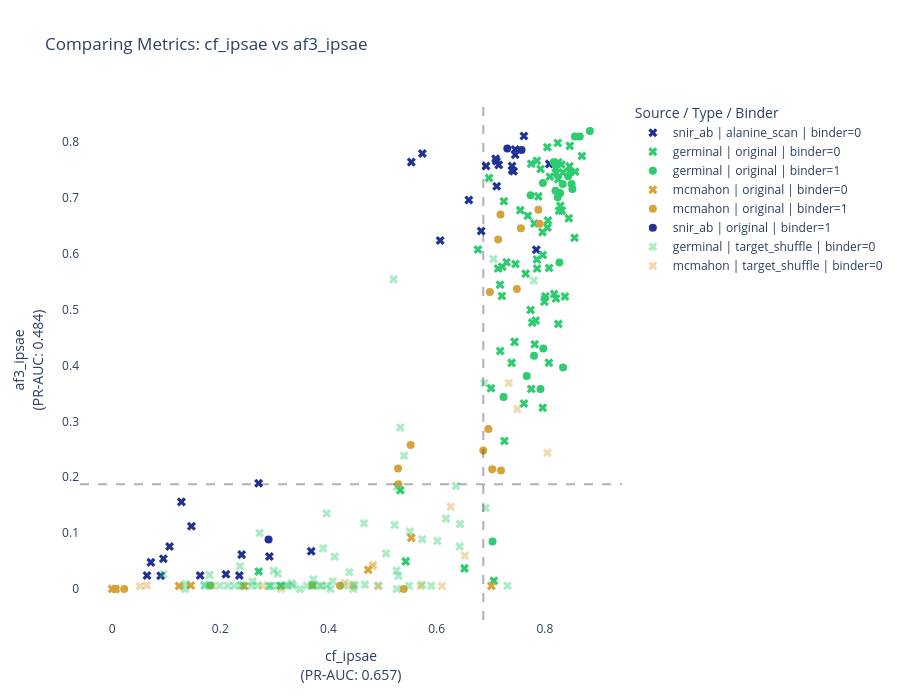

Notebook code for this chart:
### Code cell
import plotly.graph_objects as go


top_20 = stats_df.sort_values(by='pr_auc_mean', ascending=False).head(20)

m1_info, m2_info = top_20.iloc[0], top_20.iloc[9]

m1, t1, d1 = m1_info['metric'], m1_info['opt_threshold_mean'], m1_info['direction_mean']
m2, t2, d2 = m2_info['metric'], m2_info['opt_threshold_mean'], m2_info['direction_mean']

plot_df = (
    scores_df
    .groupby(['source', 'sample', 'type', 'binder'])[[m1, m2]]
    .agg(['mean', 'std'])
    .reset_index()
)

plot_df.columns = [
    f"{c[0]}_{c[1]}" if c[1] else c[0]
    for c in plot_df.columns
]


colors_map = {
    'germinal': "#2ecc71",
    'mcmahon': "#d6a439",
    'snir_ab': "#1f3397"
}

marker_map = {
    0: 'x',
    1: 'circle'
}



alpha_map = {
    "target_shuffle": 0.4,
    "original": 1.0,
    "alanine_scan": 1.0
}

# figure setup

fig = go.Figure()

# loop by type so opacity is consistent
for t, type_df in plot_df.groupby("type"):

    opacity = alpha_map.get(t, 1.0)

    # then split by source + binder
    for (source, binder), subdf in type_df.groupby(["source", "binder"]):

        fig.add_trace(
            go.Scatter(
                x=subdf[f"{m1}_mean"],
                y=subdf[f"{m2}_mean"],

                mode='markers',
                
                marker=dict(
                    color=colors_map[source],
                    symbol=marker_map[binder],
                    size=8,
                    opacity=opacity,
                    line=dict(width=0)
                ),

                name=f"{source} | {t} | binder={binder}",

                text=subdf["sample"],

                hovertemplate=(
                    "<b>%{text}</b><br>"
                    f"{m1}: %{{x:.3f}}<br>"
                    f"{m2}: %{{y:.3f}}<br>"
                    f"source: {source}<br>"
                    f"type: {t}<br>"
                    f"binder: {binder}<br>"
                    "<extra></extra>"
                ),

                showlegend=True
            )
        )


# Threshold lines
fig.add_vline(
    x=t1,
    line_dash="dash",
    line_color="black",
    opacity=0.3
)

fig.add_hline(
    y=t2,
    line_dash="dash",
    line_color="black",
    opacity=0.3
)


# Layout
fig.update_layout(
    width=900,
    height=700,
    plot_bgcolor='white',
    title=f"Comparing Metrics: {m1} vs {m2}",
    xaxis_title=f"{m1}<br>(PR-AUC: {m1_info['pr_auc_mean']:.3f})",
    yaxis_title=f"{m2}<br>(PR-AUC: {m2_info['pr_auc_mean']:.3f})",
    legend_title="Source / Type / Binder"
)

fig.show()

### Figure 1 — Plotly figure (JSON) as saved in the notebook; plotly's stock layout.template omitted (floating-point values rounded to 4 significant figures)
{"data": [{"hovertemplate": "<b>%{text}</b><br>cf_ipsae: %{x:.3f}<br>af3_ipsae: %{y:.3f}<br>source: snir_ab<br>type: alanine_scan<br>binder: 0<br><extra></extra>", "marker": {"color": "#1f3397", "line": {"width": 0}, "opacity": 1, "size": 8, "symbol": "x"}, "mode": "markers", "name": "snir_ab | alanine_scan | binder=0", "showlegend": true, "text": ["5ifj_abc_cut_A_D111A", "5ifj_abc_cut_A_K110A", "5ifj_abc_cut_A_S64A", "5ifj_abc_cut_A_W52A", "5ifj_abc_cut_A_Y66A", "5ifj_abc_cut_B_L116A", "5ifj_abc_cut_B_V38A", "5ifj_abc_cut_B_W107A", "5ifj_abc_cut_B_Y37A", "5ifj_abc_cut_all_A", "5ig7_abc_cut_A_K110A", "5ig7_abc_cut_A_W52A", "5ig7_abc_cut_A_Y66A", "5ig7_abc_cut_B_G114A", "5ig7_abc_cut_B_L116A", "5ig7_abc_cut_B_V38A", "5ig7_abc_cut_B_W107A", "5ig7_abc_cut_B_Y37A", "5ig7_abc_cut_all_A", "5ijk_acx_cut_A_I112A", "5ijk_acx_cut_A_I114A", "5ijk_acx_cut_A_K57A", "5ijk_acx_cut_A_R55A", "5ijk_acx_cut_A_T113A", "5ijk_acx_cut_B_K36A", "5ijk_acx_cut_B_T113A", "5ijk_acx_cut_B_W56A", "5ijk_acx_cut_B_Y107A", "5ijk_acx_cut_B_Y108A", "5ijk_acx_cut_B_Y31A", "5ijk_acx_cut_B_Y38A", "5ijk_acx_cut_all_A"], "type": "scatter", "x": [0.7105, 0.7089, 0.5735, 0.6594, 0.5531, 0.7421, 0.7147, 0.6065, 0.6823, 0.2708, 0.6913, 0.7393, 0.7451, 0.7612, 0.7393, 0.7451, 0.1281, 0.7109, 0.2395, 0.1467, 0.06449, 0.0897, 0.1627, 0.8082, 0.3681, 0.1062, 0.7841, 0.2104, 0.2352, 0.09478, 0.07162, 0.2907], "y": [0.7653, 0.7696, 0.779, 0.6959, 0.7637, 0.7474, 0.7588, 0.6237, 0.6406, 0.1893, 0.7568, 0.7491, 0.7863, 0.8104, 0.7569, 0.777, 0.1559, 0.7204, 0.0615, 0.1122, 0.02419, 0.02378, 0.02424, 0.7606, 0.06742, 0.0759, 0.607, 0.02628, 0.02417, 0.05413, 0.04763, 0.05825]}, {"hovertemplate": "<b>%{text}</b><br>cf_ipsae: %{x:.3f}<br>af3_ipsae: %{y:.3f}<br>source: germinal<br>type: original<br>binder: 0<br><extra></extra>", "marker": {"color": "#2ecc71", "line": {"width": 0}, "opacity": 1, "size": 8, "symbol": "x"}, "mode": "markers", "name": "germinal | original | binder=0", "showlegend": true, "text": ["nb_s105046_mpnn_2_IL3", "nb_s105306_mpnn_3_BHRF", "nb_s133952_mpnn_4_IL3", "nb_s140867_mpnn_3_IL3", "nb_s148672_mpnn_1_IL20", "nb_s149825_mpnn_4_PDL1", "nb_s1683_mpnn_1_PDL1", "nb_s175477_mpnn_4_BHRF", "nb_s191527_mpnn_5_PDL1", "nb_s216967_mpnn_4_PDL1", "nb_s233025_mpnn_1_IL3", "nb_s255632_mpnn_3_PDL1", "nb_s283003_mpnn_3_IL3", "nb_s286378_mpnn_1_PDL1", "nb_s296830_mpnn_3_IL20", "nb_s299548_mpnn_5_IL20", "nb_s302651_mpnn_3_PDL1", "nb_s319551_mpnn_2_PDL1", "nb_s353537_mpnn_1_BHRF", "nb_s378562_mpnn_3_PDL1", "nb_s38254_mpnn_5_PDL1", "nb_s390940_mpnn_4_IL20", "nb_s417721_mpnn_3_BHRF", "nb_s434952_mpnn_1_IL20", "nb_s459933_mpnn_3_IL3", "nb_s461534_mpnn_4_PDL1", "nb_s467069_mpnn_5_PDL1", "nb_s473012_mpnn_5_IL20", "nb_s481672_mpnn_4_PDL1", "nb_s483532_mpnn_3_IL3", "nb_s494235_mpnn_5_PDL1", "nb_s499859_mpnn_4_PDL1", "nb_s52054_mpnn_3_PDL1", "nb_s53820_mpnn_1_PDL1", "nb_s541171_mpnn_1_IL3", "nb_s55152_mpnn_1_BHRF", "nb_s566504_mpnn_5_IL20", "nb_s607831_mpnn_3_IL20", "nb_s614599_mpnn_3_IL3", "nb_s64546_mpnn_1_IL20", "nb_s648756_mpnn_3_BHRF", "nb_s652766_mpnn_5_IL3", "nb_s664067_mpnn_1_BHRF", "nb_s68363_mpnn_1_PDL1", "nb_s731008_mpnn_1_PDL1", "nb_s731008_mpnn_2_PDL1", "nb_s745346_mpnn_4_PDL1", "nb_s752383_mpnn_5_IL20", "nb_s78562_mpnn_2_PDL1", "nb_s80543_mpnn_1_BHRF", "nb_s80903_mpnn_4_PDL1", "nb_s829439_mpnn_1_PDL1", "nb_s834944_mpnn_4_PDL1", "nb_s849285_mpnn_4_BHRF", "nb_s850749_mpnn_1_PDL1", "nb_s854077_mpnn_2_PDL1", "nb_s870186_mpnn_1_PDL1", "nb_s883690_mpnn_4_PDL1", "nb_s887286_mpnn_4_PDL1", "nb_s892360_mpnn_4_PDL1", "nb_s893078_mpnn_5_PDL1", "nb_s895571_mpnn_3_PDL1", "nb_s913468_mpnn_5_IL20", "nb_s916275_mpnn_1_PDL1", "nb_s919455_mpnn_4_PDL1", "nb_s949322_mpnn_2_BHRF", "nb_s949322_mpnn_4_BHRF"], "type": "scatter", "x": [0.8199, 0.6513, 0.7544, 0.7745, 0.8046, 0.8304, 0.7736, 0.8048, 0.7856, 0.7961, 0.5328, 0.796, 0.7242, 0.8074, 0.8684, 0.8461, 0.7813, 0.7748, 0.3119, 0.2709, 0.744, 0.8455, 0.826, 0.7171, 0.7956, 0.7252, 0.7385, 0.7852, 0.8205, 0.8237, 0.8171, 0.7612, 0.7004, 0.7291, 0.6967, 0.7056, 0.8315, 0.8245, 0.7807, 0.7685, 0.5427, 0.788, 0.8442, 0.799, 0.7136, 0.7213, 0.7456, 0.792, 0.8247, 0.7206, 0.8336, 0.8091, 0.8078, 0.8208, 0.7174, 0.7767, 0.8286, 0.7644, 0.783, 0.837, 0.8056, 0.8009, 0.6762, 0.8246, 0.7853, 0.8559, 0.8548], "y": [0.7532, 0.03691, 0.6778, 0.761, 0.7903, 0.7596, 0.499, 0.6469, 0.5733, 0.5974, 0.1766, 0.3244, 0.6939, 0.405, 0.7748, 0.7928, 0.4379, 0.3578, 0.005617, 0.03126, 0.4421, 0.7562, 0.6766, 0.5443, 0.6385, 0.2647, 0.4046, 0.7662, 0.5198, 0.798, 0.5279, 0.3317, 0.3592, 0.5847, 0.7352, 0.01463, 0.677, 0.7633, 0.6541, 0.6679, 0.04942, 0.7024, 0.6631, 0.5139, 0.5733, 0.5764, 0.5815, 0.7515, 0.4743, 0.5243, 0.745, 0.7375, 0.5743, 0.7442, 0.4257, 0.4766, 0.6854, 0.5642, 0.4804, 0.5233, 0.6591, 0.5237, 0.6072, 0.7332, 0.5893, 0.7467, 0.6286]}, {"hovertemplate": "<b>%{text}</b><br>cf_ipsae: %{x:.3f}<br>af3_ipsae: %{y:.3f}<br>source: germinal<br>type: original<br>binder: 1<br><extra></extra>", "marker": {"color": "#2ecc71", "line": {"width": 0}, "opacity": 1, "size": 8, "symbol": "circle"}, "mode": "markers", "name": "germinal | original | binder=1", "showlegend": true, "text": ["nb_s105306_mpnn_2_BHRF", "nb_s109706_mpnn_2_BHRF", "nb_s206217_mpnn_2_PDL1", "nb_s206217_mpnn_5_PDL1", "nb_s233025_mpnn_2_IL3", "nb_s276607_mpnn_4_BHRF", "nb_s327664_mpnn_4_BHRF", "nb_s39537_mpnn_2_BHRF", "nb_s530943_mpnn_3_IL20", "nb_s618542_mpnn_2_PDL1", "nb_s618542_mpnn_3_PDL1", "nb_s663598_mpnn_2_BHRF", "nb_s717713_mpnn_2_IL20", "nb_s717713_mpnn_4_IL20", "nb_s718865_mpnn_2_PDL1", "nb_s759449_mpnn_1_PDL1", "nb_s759449_mpnn_4_PDL1", "nb_s807208_mpnn_5_IL3", "nb_s807321_mpnn_2_BHRF", "nb_s874243_mpnn_2_IL20", "nb_s877334_mpnn_2_BHRF", "nb_s972445_mpnn_2_BHRF", "nb_s983700_mpnn_1_BHRF", "nb_s983700_mpnn_2_BHRF"], "type": "scatter", "x": [0.8237, 0.8431, 0.7918, 0.7665, 0.8164, 0.8832, 0.7799, 0.7736, 0.7032, 0.8494, 0.8476, 0.8644, 0.8197, 0.8282, 0.8329, 0.8336, 0.8001, 0.1818, 0.7963, 0.8555, 0.8268, 0.8508, 0.797, 0.7237], "y": [0.7007, 0.7382, 0.3578, 0.381, 0.7637, 0.8194, 0.4172, 0.7044, 0.08518, 0.7245, 0.7458, 0.8094, 0.7126, 0.7085, 0.7245, 0.3964, 0.5205, 0.006262, 0.7264, 0.8096, 0.5841, 0.7157, 0.4303, 0.3435]}, {"hovertemplate": "<b>%{text}</b><br>cf_ipsae: %{x:.3f}<br>af3_ipsae: %{y:.3f}<br>source: mcmahon<br>type: original<br>binder: 0<br><extra></extra>", "marker": {"color": "#d6a439", "line": {"width": 0}, "opacity": 1, "size": 8, "symbol": "x"}, "mode": "markers", "name": "mcmahon | original | binder=0", "showlegend": true, "text": ["Nb.AD101_A2AR", "Nb.AD102_A2AR", "Nb.AQ101_Adiponectin", "Nb.AQ101_Adiponectin_trimer", "Nb.AQ102_Adiponectin", "Nb.AQ102_Adiponectin_trimer", "Nb.AQ104_Adiponectin", "Nb.AQ104_Adiponectin_trimer"], "type": "scatter", "x": [0.5531, 0.701, 0.2442, 0.0, 0.1238, 0.4733, 0.1454, 0.00646], "y": [0.09148, 0.005404, 0.00525, 0.0, 0.005555, 0.03426, 0.006316, 0.0]}, {"hovertemplate": "<b>%{text}</b><br>cf_ipsae: %{x:.3f}<br>af3_ipsae: %{y:.3f}<br>source: mcmahon<br>type: original<br>binder: 1<br><extra></extra>", "marker": {"color": "#d6a439", "line": {"width": 0}, "opacity": 1, "size": 8, "symbol": "circle"}, "mode": "markers", "name": "mcmahon | original | binder=1", "showlegend": true, "text": ["Nb.AQ100_Adiponectin", "Nb.AQ100_Adiponectin_trimer", "Nb.AQ103_Adiponectin", "Nb.AQ103_Adiponectin_trimer", "Nb.b201_HSA_25-609", "Nb.b201_HSA_404-601", "Nb.b201_HSA_404-609", "Nb.c200_B2AR", "Nb.c201_B2AR", "Nb.c202_B2AR", "Nb.c203_B2AR", "Nb.c204_B2AR", "Nb.c205_B2AR", "Nb.c206_B2AR", "Nb.c207_B2AR", "Nb.c208_B2AR", "Nb.c209_B2AR", "Nb.c210_B2AR", "Nb.c211_B2AR"], "type": "scatter", "x": [0.3704, 0.006198, 0.4214, 0.02237, 0.5389, 0.7136, 0.7179, 0.7557, 0.7189, 0.7879, 0.6956, 0.5292, 0.7026, 0.7903, 0.5518, 0.5286, 0.6984, 0.6861, 0.7482], "y": [0.006573, 0.0, 0.005775, 0.0, 0.0, 0.6251, 0.6698, 0.6453, 0.212, 0.6783, 0.2864, 0.1876, 0.2143, 0.6533, 0.2578, 0.2154, 0.5315, 0.2479, 0.5368]}, {"hovertemplate": "<b>%{text}</b><br>cf_ipsae: %{x:.3f}<br>af3_ipsae: %{y:.3f}<br>source: snir_ab<br>type: original<br>binder: 1<br><extra></extra>", "marker": {"color": "#1f3397", "line": {"width": 0}, "opacity": 1, "size": 8, "symbol": "circle"}, "mode": "markers", "name": "snir_ab | original | binder=1", "showlegend": true, "text": ["5ifj_abc_cut", "5ig7_abc_cut", "5ijk_acx_cut"], "type": "scatter", "x": [0.7305, 0.7568, 0.2892], "y": [0.7882, 0.7852, 0.08838]}, {"hovertemplate": "<b>%{text}</b><br>cf_ipsae: %{x:.3f}<br>af3_ipsae: %{y:.3f}<br>source: germinal<br>type: target_shuffle<br>binder: 0<br><extra></extra>", "marker": {"color": "#2ecc71", "line": {"width": 0}, "opacity": 0.4, "size": 8, "symbol": "x"}, "mode": "markers", "name": "germinal | target_shuffle | binder=0", "showlegend": true, "text": ["nb_s103722_mpnn_4_PDL1", "nb_s105046_mpnn_2_PDL1", "nb_s105306_mpnn_3_PDL1", "nb_s109706_mpnn_2_IL3", "nb_s141576_mpnn_4_PDL1", "nb_s148672_mpnn_1_BHRF", "nb_s149825_mpnn_4_IL3", "nb_s1683_mpnn_1_IL3", "nb_s175477_mpnn_2_IL20", "nb_s175477_mpnn_4_IL3", "nb_s191527_mpnn_5_IL3", "nb_s206217_mpnn_2_IL3", "nb_s216967_mpnn_4_BHRF", "nb_s255632_mpnn_3_IL20", "nb_s283003_mpnn_2_IL20", "nb_s293208_mpnn_4_PDL1", "nb_s299383_mpnn_3_IL3", "nb_s353537_mpnn_1_IL20", "nb_s389903_mpnn_5_IL20", "nb_s403539_mpnn_3_BHRF", "nb_s410453_mpnn_2_PDL1", "nb_s410453_mpnn_5_PDL1", "nb_s416874_mpnn_3_IL20", "nb_s465730_mpnn_3_BHRF", "nb_s467069_mpnn_3_IL3", "nb_s467146_mpnn_5_BHRF", "nb_s481672_mpnn_4_IL3", "nb_s499859_mpnn_4_IL3", "nb_s506400_mpnn_4_PDL1", "nb_s52054_mpnn_3_BHRF", "nb_s530943_mpnn_3_BHRF", "nb_s53820_mpnn_2_BHRF", "nb_s544951_mpnn_3_PDL1", "nb_s55152_mpnn_1_PDL1", "nb_s563170_mpnn_3_PDL1", "nb_s596199_mpnn_2_PDL1", "nb_s605394_mpnn_5_IL20", "nb_s607831_mpnn_3_PDL1", "nb_s609713_mpnn_4_BHRF", "nb_s618542_mpnn_2_IL3", "nb_s632243_mpnn_4_IL20", "nb_s64546_mpnn_1_IL3", "nb_s645924_mpnn_3_BHRF", "nb_s648756_mpnn_3_IL20", "nb_s652766_mpnn_5_BHRF", "nb_s664067_mpnn_1_IL20", "nb_s68363_mpnn_3_BHRF", "nb_s689267_mpnn_2_BHRF", "nb_s713450_mpnn_1_PDL1", "nb_s731008_mpnn_2_IL3", "nb_s731266_mpnn_5_IL3", "nb_s752383_mpnn_5_PDL1", "nb_s759449_mpnn_1_IL3", "nb_s776407_mpnn_2_IL3", "nb_s814263_mpnn_4_PDL1", "nb_s81839_mpnn_3_IL20", "nb_s834944_mpnn_1_IL20", "nb_s850749_mpnn_2_IL20", "nb_s854077_mpnn_2_IL3", "nb_s877988_mpnn_3_IL20", "nb_s878765_mpnn_1_IL20", "nb_s878765_mpnn_2_BHRF", "nb_s892360_mpnn_4_BHRF", "nb_s893078_mpnn_5_IL20", "nb_s916275_mpnn_1_BHRF", "nb_s919455_mpnn_4_IL3", "nb_s921313_mpnn_2_PDL1", "nb_s926337_mpnn_1_IL3", "nb_s926337_mpnn_2_IL3", "nb_s949322_mpnn_2_IL3", "nb_s983700_mpnn_1_PDL1"], "type": "scatter", "x": [0.5898, 0.7308, 0.5734, 0.1801, 0.5504, 0.3323, 0.3598, 0.2141, 0.4456, 0.5065, 0.4917, 0.6904, 0.1991, 0.5261, 0.6882, 0.5398, 0.37, 0.446, 0.705, 0.4484, 0.2407, 0.2595, 0.3719, 0.4675, 0.1356, 0.7794, 0.6012, 0.2908, 0.5728, 0.5272, 0.4037, 0.6428, 0.3065, 0.3965, 0.6172, 0.2365, 0.347, 0.09483, 0.5292, 0.6424, 0.1705, 0.39, 0.5223, 0.2986, 0.5203, 0.3872, 0.3717, 0.5258, 0.6356, 0.2264, 0.4079, 0.1351, 0.4656, 0.3205, 0.5328, 0.2692, 0.29, 0.4113, 0.3972, 0.2572, 0.2945, 0.2381, 0.4385, 0.3341, 0.4281, 0.3838, 0.5489, 0.1719, 0.3074, 0.3241, 0.2727], "y": [0.00585, 0.005835, 0.08906, 0.02497, 0.1028, 0.01006, 0.005939, 0.00565, 0.008128, 0.0636, 0.005954, 0.145, 0.005883, 0.0, 0.3682, 0.2383, 0.00591, 0.0, 0.5902, 0.005662, 0.006645, 0.01361, 0.01728, 0.007819, 0.009208, 0.5517, 0.08571, 0.005476, 0.007659, 0.183, 0.0, 0.1164, 0.02731, 0.135, 0.1259, 0.04068, 0.0, 0.02623, 0.02322, 0.07587, 0.006494, 0.07267, 0.1146, 0.03285, 0.554, 0.00582, 0.006386, 0.03286, 0.1845, 0.005747, 0.0138, 0.0, 0.1177, 0.006365, 0.2888, 0.006207, 0.005399, 0.05784, 0.005664, 0.005555, 0.005738, 0.006434, 0.03012, 0.005755, 0.006491, 0.006028, 0.005576, 0.00625, 0.005935, 0.006156, 0.1002]}, {"hovertemplate": "<b>%{text}</b><br>cf_ipsae: %{x:.3f}<br>af3_ipsae: %{y:.3f}<br>source: mcmahon<br>type: target_shuffle<br>binder: 0<br><extra></extra>", "marker": {"color": "#d6a439", "line": {"width": 0}, "opacity": 0.4, "size": 8, "symbol": "x"}, "mode": "markers", "name": "mcmahon | target_shuffle | binder=0", "showlegend": true, "text": ["Nb.AD101_Adiponectin", "Nb.AD102_Adiponectin", "Nb.AQ100_A2AR", "Nb.AQ101_A2AR", "Nb.AQ102_B2AR", "Nb.AQ103_B2AR", "Nb.AQ104_B2AR", "Nb.b201_Adiponectin", "Nb.c200_Adiponectin", "Nb.c201_Adiponectin", "Nb.c202_A2AR", "Nb.c203_A2AR", "Nb.c204_A2AR", "Nb.c205_Adiponectin", "Nb.c208_Adiponectin", "Nb.c209_Adiponectin", "Nb.c210_A2AR", "Nb.c211_A2AR"], "type": "scatter", "x": [0.4426, 0.006248, 0.8047, 0.6096, 0.7331, 0.4828, 0.4303, 0.1851, 0.3125, 0.2783, 0.626, 0.4813, 0.4922, 0.5704, 0.0516, 0.06405, 0.6521, 0.7491], "y": [0.005943, 0.0, 0.2436, 0.005262, 0.3687, 0.04346, 0.0111, 0.005985, 0.0, 0.005985, 0.1472, 0.04036, 0.00599, 0.005534, 0.005038, 0.006188, 0.0597, 0.3218]}], "layout": {"height": 700, "legend": {"title": {"text": "Source / Type / Binder"}}, "plot_bgcolor": "white", "shapes": [{"line": {"color": "black", "dash": "dash"}, "opacity": 0.3, "type": "line", "x0": 0.6861, "x1": 0.6861, "xref": "x", "y0": 0, "y1": 1, "yref": "y domain"}, {"line": {"color": "black", "dash": "dash"}, "opacity": 0.3, "type": "line", "x0": 0, "x1": 1, "xref": "x domain", "y0": 0.1876, "y1": 0.1876, "yref": "y"}], "title": {"text": "Comparing Metrics: cf_ipsae vs af3_ipsae"}, "width": 900, "xaxis": {"title": {"text": "cf_ipsae<br>(PR-AUC: 0.657)"}}, "yaxis": {"title": {"text": "af3_ipsae<br>(PR-AUC: 0.484)"}}}}
